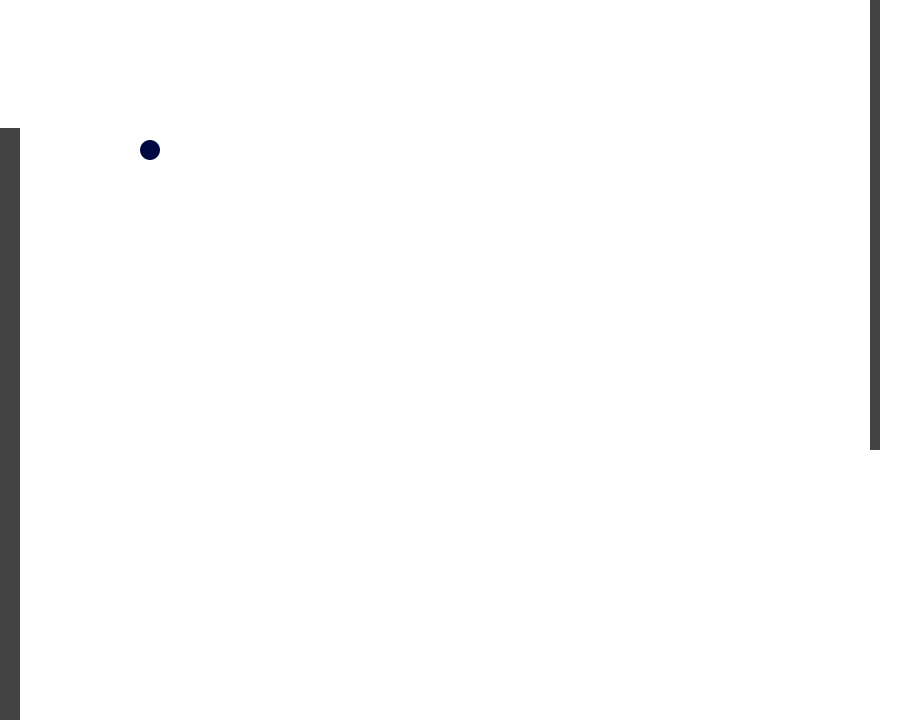
Frame 1 (no input)
Frame 60 (the mouse pressed at the canvas centre just before this capture): identical to frame 1, image omitted
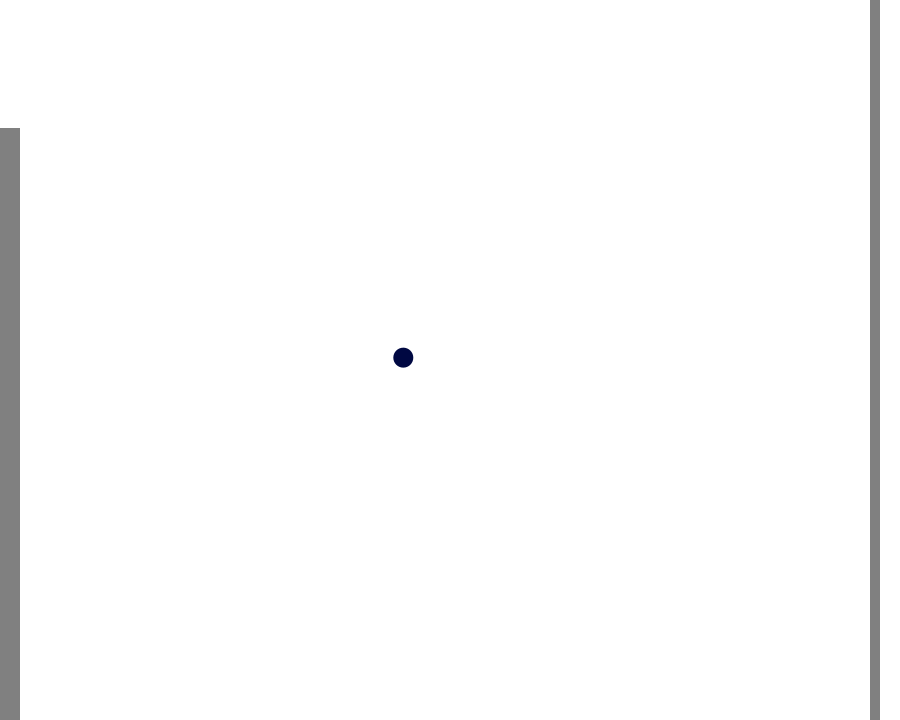
Frame 120 (the mouse held since frame 60 and released just before this capture)

The Processing sketch that drew these frames (run headless with seeded random() and noise(); from frame 60 on, the mouse is pressed at the canvas centre):

// Processing sketch: processing_144150
// ── processing_144150.pde

boolean gameStart = false;

float x = 150;
float y = 150;
float speedX = random(3, 5);
float speedY = random(3, 5);
int leftColor = 66;
int rightColor = 66;
int diam;
int rectSize = 900;
//ALEX NOTE: To make the bar bigger at the beginning, giving the player a sense of false hope
float diamHit;


void setup() {
  size(900, 720);
  // ALEX NOTE: To make the game fullscreen on an HD screen
  noStroke();
  smooth();
  ellipseMode(CENTER);
}

void draw() { 
  background(255);

  fill(0,8,66);
  diam = 20;
  ellipse(x, y, diam, diam);

  fill(leftColor);
  rect(0, 128, 20, height);
  fill(rightColor);
  rect(width-30, mouseY-rectSize/2, 10, rectSize);


  if (gameStart) {

    x = x + speedX;
    y = y + speedY;

    // if ball hits movable bar, invert X direction and apply effects
    if ( x > width-30 && x < width -20 && y > mouseY-rectSize/2 && y < mouseY+rectSize/2 ) {
      speedX = speedX * -1;
      x = x + speedX;
      rightColor = 0;
      fill(random(128,128),random(0,18),random(0,128));
      //ALEX NOTE: to change the colour of the fill when the ball hits the bar
      diamHit = random(75,750);
      //ALEX NOTE: changed the size of the diameter
      ellipse(x,y,diamHit,diamHit);
      rectSize = rectSize-10;
      rectSize = constrain(rectSize, 10,150);      
    } 

    // if ball hits wall, change direction of X
    else if (x < 25) {
      speedX = speedX * -1.7;
      //ALEX NOTE: This is also important. I changed the speed of acceleration to make the game go much much faster. This makes the game almost unplayable after several hits
      x = x + speedX;
      leftColor = 128;
    }

    else {     
      leftColor = 128;
      rightColor = 128;
    }
    // resets things if you lose
    if (x > width) { 
      gameStart = false;
      x = 150;
      y = 150; 
      speedX = random(3, 5);
      speedY = random(3, 5);
      rectSize = 150;
    }


    // if ball hits up or down, change direction of Y   
    if ( y > height || y < 0 ) {
      speedY = speedY * -1.4; 
      //ALEX NOTE: This is also important as it changes the angle to make it angle much higher than a traditional game of pong.
      y = y + speedY;
    }
  }
}
void mousePressed() {
  gameStart = !gameStart;
}
                
